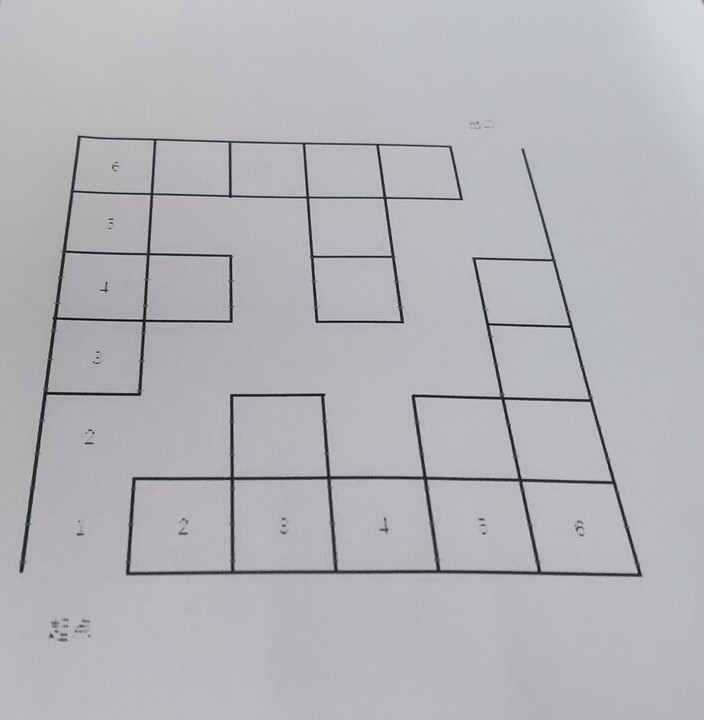
#> input picture Maze/map.jpg, 704 x 720 px, found by its file name
$ python 'hsv-判定是否有路线.py'   (older library calls are emulated)
#> lines starting #> are read from the running program, lines starting #| are printed output that depends on the picture; after the words box and inside, x2 and y2 are one past the last pixel; in counts of white or black regions, pixels touching at a corner belong together; long printed decimals are rounded
# coding=utf-8
import cv2
import numpy as np
from PIL import Image, ImageDraw, ImageFont
from skimage.measure import regionprops
import math

input_img_file = r"c:\Users\35547\Desktop\map.jpg"

# 轮廓检测
def Contours(img):
    # 灰度化
    img_gray = cv2.cvtColor(img, cv2.COLOR_BGR2GRAY)
    kernel = np.ones((5,5),np.uint8)
    erosion = cv2.erode(img_gray,kernel,iterations = 2)
    cv2.imshow("erosion",erosion)
    # 二值化
    ret, thresh = cv2.threshold(erosion, 80, 255, cv2.THRESH_BINARY)
    cv2.imshow("thresh",thresh)
    # 寻找轮廓
    contours, hierarchy = cv2.findContours(thresh, cv2.RETR_TREE, cv2.CHAIN_APPROX_SIMPLE)
    # 计算平均面积
    areas = list()
    for i in range(len(contours)):
        area = cv2.contourArea(contours[i], False)
        areas.append(area)
        print("轮廓%d的面积:%d" % (i, area))

    area_avg = np.average(areas)
    print("轮廓平均面积:", area_avg)

    # 筛选超过平均面积的轮廓
    img_contours = []
    img_maze = np.zeros(img.shape, np.uint8)
    for i in range(len(contours)):
        img_temp = np.zeros(img.shape, np.uint8)
        img_contours.append(img_temp)

        area = cv2.contourArea(contours[i], False)
        if area < img.shape[0] * img.shape[1] * 0.7 and area > area_avg / 10: # area > area_avg / 18(显示每一个边缘) 18是根据统计学计算的，现在用的是显示最大连通域（小心特例）
            print("轮廓%d的面积是: %d" % (i, area))
            # print(contours[i])
            cv2.drawContours(img_maze, contours, i, (0, 0, 255), 10)
            # print(contours[i])
    # 锐化
    kernel = np.array([[0, -1, 0], [-1, 5, -1], [0, -1, 0]], np.float32) #定义一个核
    img_maze = cv2.filter2D(img_maze, -1, kernel=kernel)
    # 均值滤波
    img_maze = cv2.blur(img_maze, (3, 5))  # 模板大小为3*5, 模板的大小是可以设定的
    img_maze = cv2.boxFilter(img_maze, -1, (3, 5))
    cv2.imshow("img_maze", img_maze)

    H_rows, W_cols = img_maze.shape[:2]
    mask = np.zeros([H_rows+2, W_cols+2], np.uint8)
    cv2.floodFill(img_maze, mask, (0, 0), (0, 255, 225), cv2.FLOODFILL_FIXED_RANGE)
    return img_maze

# Harris角点
def HarrisDetect(img):
    # 转换成灰度图像
    gray = cv2.cvtColor(img, cv2.COLOR_BGR2GRAY)
    # 高斯模糊
    gray = cv2.GaussianBlur(gray, (7, 7), 0)
    # 图像转换为float32
    gray = np.float32(gray)
    # harris角点检测
    dst = cv2.cornerHarris(gray, 5, 5, 0.04)
    # 阈值设定
    img[dst > 0.00001*dst.max()] = [225, 0, 0]
    cv2.imshow('Harrisimg', img)
    cv2.imshow('Harris', dst)

    return img

# 求顶点
def aroundCorner(Harris_img, y, x, pix):
    if x - pix > 0: start_x = x - pix
    else: start_x = 0
    if x + pix >= Harris_img.shape[1]: end_x = Harris_img.shape[0]
    else: end_x = x + pix
    if y - pix > 0: start_y = y - pix
    else: start_y = 0
    if y + pix >= Harris_img.shape[0]: end_y = Harris_img.shape[1]
    else: end_y = y + pix

    for i in range(start_x, end_x - 1):
        for j in range(start_y, end_y - 1):
            if j < 720 and i < 1280 and Harris_img[j][i][0]:
                return True
    return False

# 四角检测
def pointDetect(Harris_img, img):
    # 求图像大小
    shape = img.shape
    height = shape[0]
    width = shape[1]

    upLeftX = 0
    upLeftY = 0
    downLeftX = 0
    downLeftY = 0
    upRightX = 0
    upRightY = 0
    downRightX = 0
    downRightY = 0
    step = 5

    # 求左上顶点
    for j in range(0, int(height/2), step):
        for i in range(0, int(width/2), step):
            if upLeftX == 0 and upLeftY == 0 and aroundCorner(Harris_img, j, i, step) and img[j][i][0] == 225:
                # print(Harris_img[j][i][0])
                upLeftX = i
                upLeftY = j
                break
        if upLeftX or upLeftY:
            break

    # 求右上顶点
    for j in range(0, int(height/2), step):
        for i in range(width-1, int(width/2), -step):
            if upRightX == 0 and upRightY == 0 and aroundCorner(Harris_img, j, i, step) and img[j][i][0] == 225:
                upRightX = i
                upRightY = j
                break
        if upRightX or upRightY:
            break

    # 求左下顶点
    for i in range(0, int(width/2), step):
        for j in range(int(height-1), int(height/2), -step):
            if downLeftX == 0 and downLeftY == 0 and aroundCorner(Harris_img, j, i, step) and img[j][i][0] == 225:
                downLeftX = i
                downLeftY = j
                break
        if downLeftX or downLeftY:
            break

    # 求右下顶点
    for i in range(width-1, int(width/2), -step):
        for j in range(height-1, int(height/2), -step):
            if downRightX == 0 and downRightY == 0 and aroundCorner(Harris_img, j, i, step) and img[j][i][0] == 225:
                downRightX = i
                downRightY = j
                break
        if downRightY or downRightY:
            break

    img[upLeftY][upLeftX][0] = 0
    img[upLeftY][upLeftX][1] = 255
    img[upLeftY][upLeftX][2] = 0

    print("左上坐标：", upLeftY, upLeftX)

    img[upRightY][upRightX][0] = 0
    img[upRightY][upRightX][1] = 255
    img[upRightY][upRightX][2] = 0

    print("右上坐标：", upRightY, upRightX)

    img[downRightY][downRightX][0] = 0
    img[downRightY][downRightX][1] = 255
    img[downRightY][downRightX][2] = 0

    print("右下坐标：", downRightY, downRightX)

    img[downLeftY][downLeftX][0] = 0
    img[downLeftY][downLeftX][1] = 255
    img[downLeftY][downLeftX][2] = 0

    print("左下坐标：", downLeftY, downLeftX)

    # 图像膨胀
    img = cv2.dilate(img, None)

    # 描边
    cv2.line(img, (upLeftX, upLeftY), (upRightX, upRightY), (255, 0, 0), 1)
    cv2.line(img, (upRightX, upRightY), (downRightX, downRightY), (255, 0, 0), 1)
    cv2.line(img, (downRightX, downRightY), (downLeftX, downLeftY), (255, 0, 0), 1)
    cv2.line(img, (downLeftX, downLeftY), (upLeftX, upLeftY), (255, 0, 0), 1)
    cv2.imshow('result', img)
    pts = np.float32([[upLeftX, upLeftY], [upRightX, upRightY], [downLeftX, downLeftY], [downRightX, downRightY]])
    return pts

# 填充地图
def MakeMap(img):
    gray = cv2.cvtColor(img, cv2.COLOR_BGR2GRAY)
    H_rows, W_cols = img.shape[:2]
    # print(H_rows, W_cols)
    Hrate = math.floor(H_rows / 6)
    Wrate = math.floor(W_cols / 6)
    # print(Hrate, Wrate)
    # 漫水填充
    #mask = np.zeros([H_rows+2, W_cols+2], np.uint8)
    #cv2.floodFill(img, mask, (30, 600), (0, 0, 225), cv2.FLOODFILL_FIXED_RANGE)
    cv2.imshow("fill", img)
    # 封闭图像检测
    num_labels, labels, stats, centroids = cv2.connectedComponentsWithStats(gray, connectivity=8)
    # print(labels)
    road = 0
    map = np.zeros((6, 6), dtype=np.int)
    for i in range(0,6):
        for j in range(0,6):
            if img[i * Hrate + math.floor(Hrate / 2)][j * Wrate + math.floor(Wrate / 2)][2] == 225:
                map[i][j] = 1
    return map
    # [9 lines of commented-out code are left out]


def find_road(map,location,start_x,satrt_y):
    for i in range(0,4):
        if location[start_y][start_x][i] == 0:
            if i==0:
                ret=find_way(start_x,start_y-1,1,location,map)
                if ret==-1:
                    location[start_y][start_x][i] = 1
            elif i==1:
                ret=find_way(start_x,start_y+1,0,location,map)
                if ret==-1:
                    location[start_y][start_x][i] = 1
            elif i==2:
                ret=find_way(start_x-1,start_y,3,location,map)
                if ret==-1:
                    location[start_y][start_x][i] = 1
            elif i==3:
                ret=find_way(start_x+1,start_y,2,location,map)
                if ret==-1:
                    location[start_y][start_x][i] = 1


def find_way(x,y,det,location,map):

    if map[y][x] ==0:
        return -1
    elif map[y][x]==3:
        return 1

    for i in range(0,4):
        if i==det:
            continue
        if location[y][x][i] == 0:
            if i==0:
                ret=find_way(x,y-1,1,location,map)
                if ret==-1:
                    location[y][x][i] = 1
            elif i==1:
                ret=find_way(x,y+1,0,location,map)
                if ret==-1:
                    location[y][x][i] = 1
            elif i==2:
                ret=find_way(x-1,y,3,location,map)
                if ret==-1:
                    location[y][x][i] = 1
            elif i==3:
                ret=find_way(x+1,y,2,location,map)
                if ret==-1:
                    location[y][x][i] = 1
    sum=location[y][x][0]+location[y][x][1]+location[y][x][2]+location[y][x][3]
    if sum==3:
        return -1

    return 1
#上：0 下：1 左：2 右：3

def make_action(location):
    action=[]
    x=start_x
    y=start_y
    while map[y][x]!=3:
        for i in range(0,4):
            if location[y][x][i]==0:
                if i==0:
                    action.append(i)
                    y=y-1
                    location[y][x][1]=1
                elif i==1:
                    action.append(i)
                    print(x,y)
                    y=y+1
                    location[y][x][0]=1
                elif i==2:
                    action.append(i)
                    x=x-1
                    location[y][x][3]=1
                elif i==3:
                    action.append(i)
                    x=x+1
                    location[y][x][2]=1
            if  map[y][x]==3:
                break
    return action


def make_location(map,location):
    temp=2
    up=0
    down=1
    left=2
    right=3
    for i in range(5,-1,-1):
        for j in range(5,-1,-1):
            if map[i][j]==1:
                if j==5:
                    if i==5:
                        if map[i-1][j]+map[i][j-1] ==1:
                            map[i][j]=temp
                            temp=temp+1
                        location[i][j][down]=location[i][j][right]=1
                    elif i==0:
                        if map[i+1][j]+map[i][j-1] ==1:
                            map[i][j]=temp
                            temp=temp+1
                        location[i][j][up]=location[i][j][right]=1
                    else:
                        if map[i+1][j]+map[i][j-1]+map[i-1][j] ==1:
                            map[i][j]=temp
                            temp=temp+1
                        location[i][j][right]=1
                elif j==0:
                    if i==5:
                        if map[i-1][j]+map[i][j+1] ==1:
                            map[i][j]=temp
                            temp=temp+1
                        location[i][j][down]=location[i][j][left]=1
                    elif i==0:
                        if map[i+1][j]+map[i][j+1] ==1:
                            map[i][j]=temp
                            temp=temp+1
                        location[i][j][up]=location[i][j][left]=1
                    else:
                        if map[i+1][j]+map[i][j+1]+map[i-1][j] ==1:
                            map[i][j]=temp
                            temp=temp+1
                        location[i][j][left]=1
                elif i==5:
                    if map[i][j+1]+map[i][j-1]+map[i-1][j] ==1:
                        map[i][j]=temp
                        temp=temp+1
                    location[i][j][down]=1
                elif i==0:
                    if map[i][j+1]+map[i][j-1]+map[i+1][j] ==1:
                        map[i][j]=temp
                        temp=temp+1
                    location[i][j][up]=1

            else:
                location[i][j]=[1,1,1,1]

    for i in range(5,-1,-1):
        for j in range(5,-1,-1):
            if map[i][j]==2:
                start_x=j
                start_y=i
                break

    if temp!=4:
        temp=-1
    return temp,map,location,start_x,start_y

if __name__ == '__main__':
    np.set_printoptions(threshold=np.inf)
    image = cv2.imread(input_img_file)
#> image is the input picture: shape (720, 704, 3); mean B, G, R 185.4, 179.1, 179.1
    image = cv2.resize(image, (1280, 720), fx=1, fy=1, interpolation=cv2.INTER_NEAREST)
#> image: shape (720, 1280, 3)
    image = Contours(image)
#> in Contours, `ret, thresh = cv2.threshold(erosion, 80, 255, cv2.THRESH_BINARY)`:
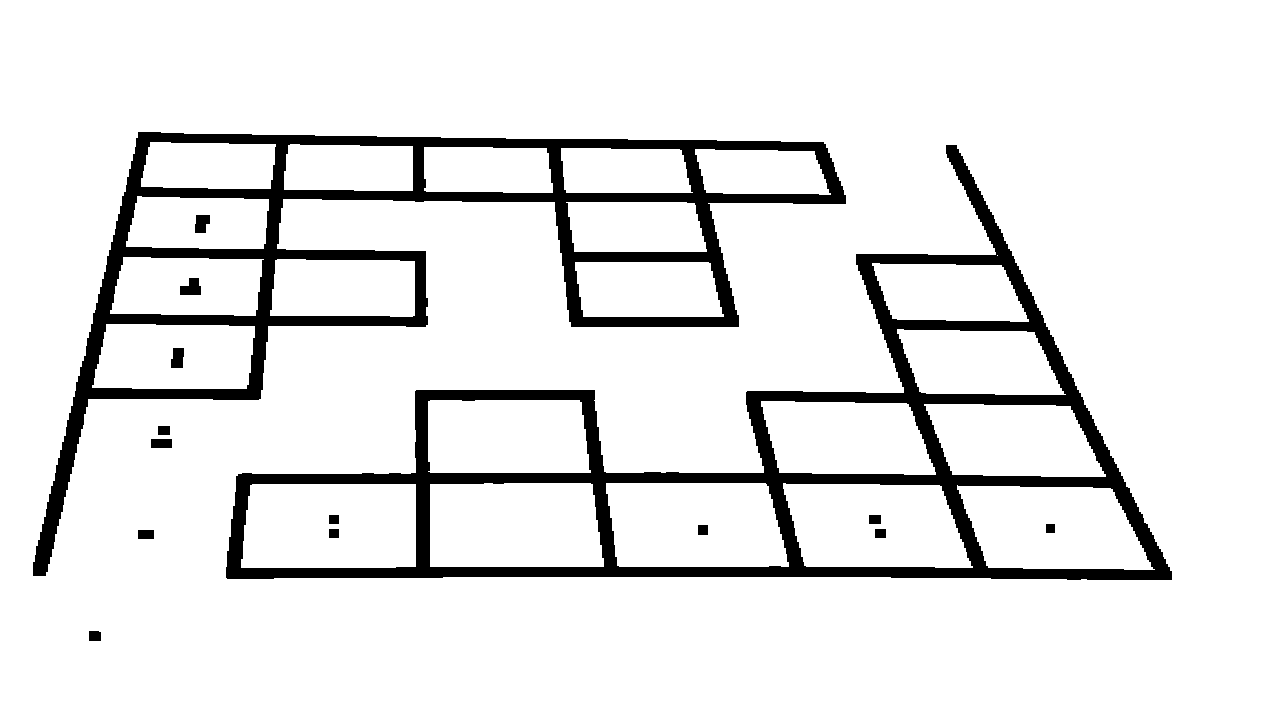
#> thresh: shape (720, 1280); 90.6% white; 15 black regions
#> in Contours, `contours, hierarchy = cv2.findContours(thresh, cv2.RETR_TREE, cv2.CHAI..`: contours = 38 contours, 1 with area under 20; largest, box (x1, y1, x2, y2) and area: (0, 0, 1280, 720) 919601, (225, 144, 1173, 581) 165252, (32, 131, 847, 577) 115784, (241, 484, 416, 568) 14058, (430, 483, 604, 567) 13802
#> the loop in Contours, `for i in range(len(contours)):` made 38 passes
#> area on passes 1 to 8: 919601, 138.5, 168, 218, 128, 165252.5, 12859, 98
#> (printed output is left out)
#> after the loop in Contours, `for i in range(len(contours)):`: areas = 38 values, max 919601 at index 0, min 0 at index 22, mean 36620.9
#> in Contours, `area_avg = np.average(areas)`: area_avg = 36620.9
#| 轮廓平均面积: 36620.895
#> after the loop in Contours, `for i in range(len(contours)):`:
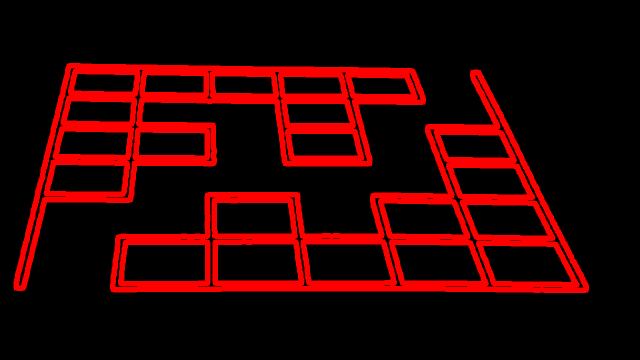
#> img_maze: shape (720, 1280, 3) (shown at 1/2 size); mean B, G, R 0, 0, 44
#> after the loop in Contours, `for i in range(len(contours)):`: img_contours = 38 items
#> in Contours, `H_rows, W_cols = img_maze.shape[:2]`: H_rows = 720; W_cols = 1280
#> in Contours, `cv2.floodFill(img_maze, mask, (0, 0), (0, 255, 225), cv2.FLOODFILL_FIX..`:
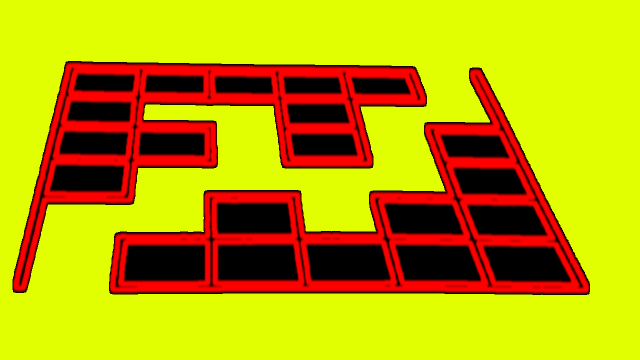
#> img_maze: shape (720, 1280, 3) (shown at 1/2 size); mean B, G, R 0, 162.4, 187.3
    imagebak = image.copy()
    H_rows, W_cols = image.shape[:2]
#> H_rows = 720; W_cols = 1280

    # 四角检测
    pts1 = pointDetect(HarrisDetect(image), image)
#> in HarrisDetect, `cv2.imshow('Harris', dst)`:
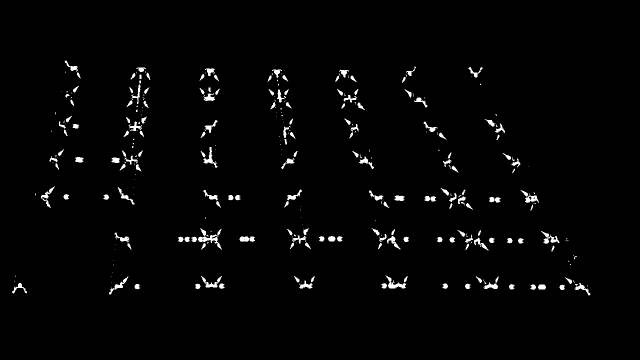
#> window 'Harris': shape (720, 1280) (shown at 1/2 size); min 0, max 255, mean 5
#> in pointDetect, `shape = img.shape`: shape = (720, 1280, 3)
#> in pointDetect, `height = shape[0]`: height = 720
#> in pointDetect, `width = shape[1]`: width = 1280
#| 左上坐标： 125 130
#| 右上坐标： 135 964
#| 右下坐标： 589 1179
#| 左下坐标： 584 25
    pts2 = np.float32([[0, 0],[W_cols,0],[0, H_rows],[W_cols,H_rows],])
    # 生成透视变换矩阵；进行透视变换
    M = cv2.getPerspectiveTransform(pts1, pts2)

    warp = cv2.warpPerspective(imagebak, M, (W_cols,H_rows))
    cv2.imshow("warp",warp)
    #构建地图输出矩阵
    map = MakeMap(warp)
#> in MakeMap, `num_labels, labels, stats, centroids = cv2.connectedComponentsWithStat..`:
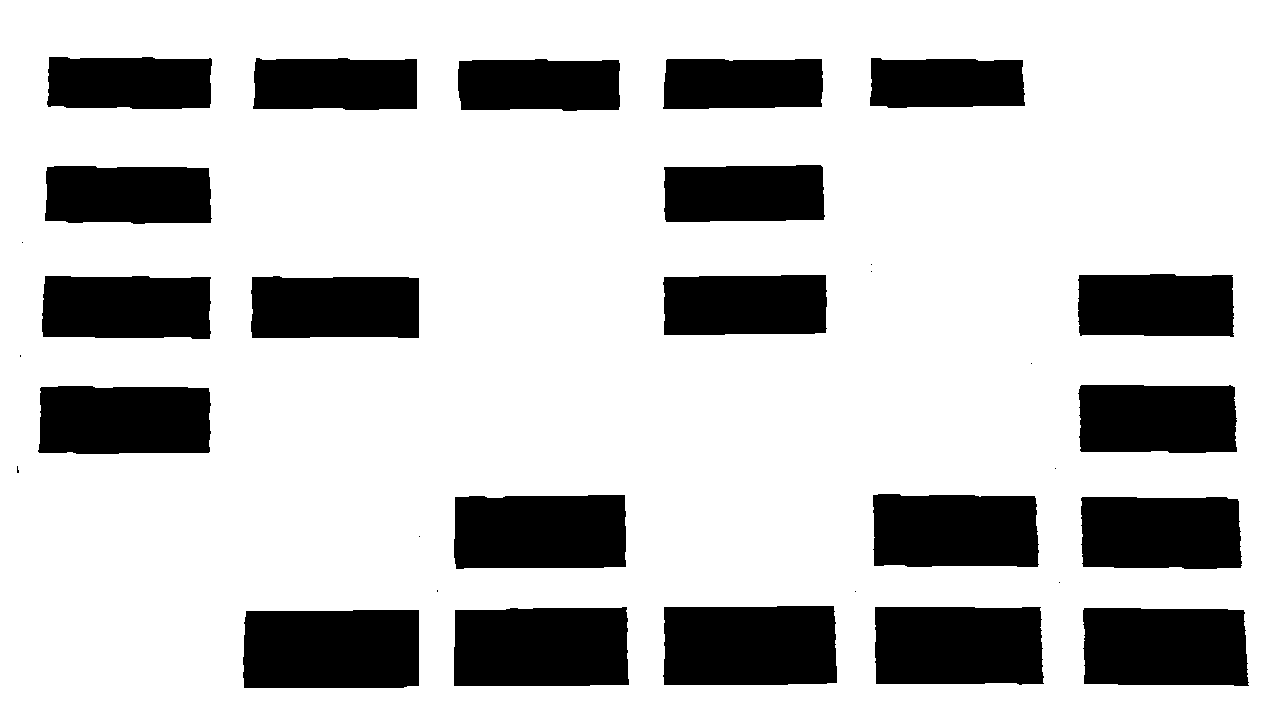
#> labels: shape (720, 1280) int32; values 0 (black) and 1 (white), 76.4% white; 32 black regions (11 under 20 px), largest, box (x1, y1, x2, y2) and area: (243, 610, 419, 688) 13500, (663, 606, 837, 685) 13371, (454, 607, 629, 686) 13343
    print(map)
#| [[0 0 0 0 0 1]
#|  [0 1 1 0 1 1]
#|  [0 0 1 0 1 0]
#|  [0 1 1 1 1 0]
#|  [1 1 0 1 0 0]
#|  [1 0 0 0 0 0]]

    #寻路
    location=np.zeros((6, 6,4), dtype=np.int)
    state,map,location,start_x,start_y = make_location(map,location)#标记起点终点并构建寻路数据
    print(map)
#| [[0 0 0 0 0 3]
#|  [0 1 1 0 1 1]
#|  [0 0 1 0 1 0]
#|  [0 1 1 1 1 0]
#|  [1 1 0 1 0 0]
#|  [2 0 0 0 0 0]]
    if state !=-1:
        find_road(map,location,start_x,start_y)#寻路
        action=make_action(location)#根据路线构建行动
#> the loop in make_action, `while map[y][x]!=3:` made 7 passes
        print(action)
#| [0, 3, 0, 3, 3, 3, 0, 0, 3, 0]

    cv2.waitKey(0)
    cv2.destroyAllWindows()
